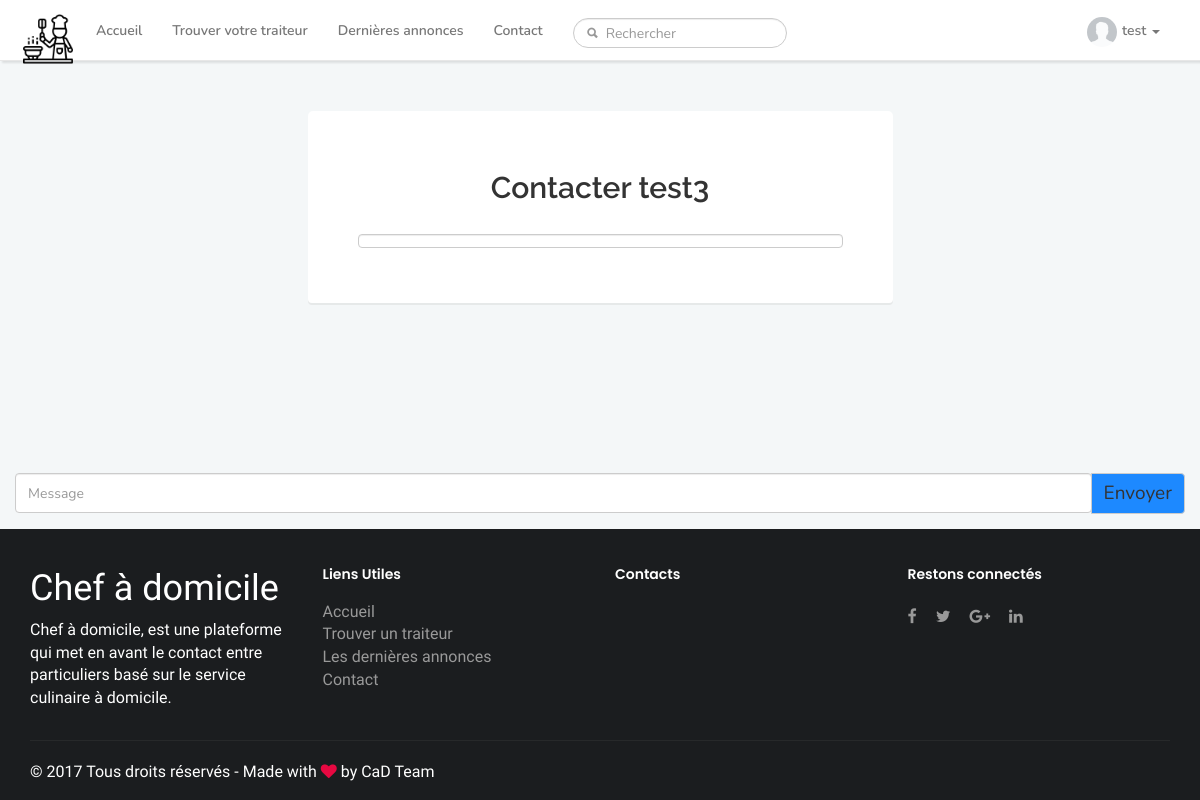
The page /chat.php?user1=3&user2=1&offre=6 (signed in) on the database its author committed.
### tables this page shows
CREATE TABLE IF NOT EXISTS `users` (
  `id` int(11) NOT NULL AUTO_INCREMENT,
  `firstname` varchar(255) NOT NULL,
  `lastname` varchar(255) NOT NULL,
  `username` varchar(255) NOT NULL,
  `bio` varchar(255) DEFAULT NULL,
  `birthday` date DEFAULT NULL,
  `email` varchar(255) NOT NULL,
  `password` varchar(255) NOT NULL,
  `profile_picture` text NOT NULL,
  `level` int(1) DEFAULT NULL,
  `creation_date` datetime NOT NULL,
  `last_connection` datetime DEFAULT NULL,
  PRIMARY KEY (`id`)
);

### chat.php (the view, shortened to what this page needs)
<?php
require_once("includes/init.php");
include_once("includes/header.php");
if (isset($_SESSION) && isset($_SESSION['connected'])) :
    $req = $dbh->query("SELECT * FROM users WHERE id = '".$_GET['user1']."'");
    $data = $req->fetchAll();
    ?>
    <form role="form" action="chat_post.php?user1=<?php echo $_GET['user1']; ?>&user2=<?php echo $_SESSION['id']; ?>&offre=<?php echo $_GET['offre'] ?>"
          method="POST">
        <div class="container standard2 pgContact">
            <div class="row">
                <div class="col-sm-6 col-sm-offset-3 form-custom">
                    <h2 class="img-header">
                        <div class="content">
                            Contacter <?php echo $data[0]["username"] ?>
                        </div>
                    </h2>
                    <div class="form-group">
                        <p id="message" class="form-control none" >
                        </p>
                    </div>
                </div>
            </div>
        </div>
        <div class="row" style="margin-left: 0; !important; margin-right: 0; !important;">
            <div class="col-lg-12">
                <div class="input-group submit-button">
                    <?php
                    if($_GET['user1'] == $_GET['user2']) {
                        ?>
                        <div class="col-lg-2" style="padding-left: 0; !important;">
                            <div class="input-group">
                                <span class="input-group-addon" id="basic-addon1">A</span>
                                <input type="text" name="choose" id="choose" class="form-control" style="float: left; display: inline-block" required>
                            </div>
                        </div>
                        <div class="col-lg-10" style="padding-left: 0; !important; padding-right: 0; !important;">
                            <div class="input-group">
                                <input type="text" name="message" id="message" class="form-control" placeholder="Message" style="display: inline-block" required>
                                <span class="input-group-btn"><input class="btn btn-default" type="submit" value="Envoyer" style="font-size: 19px; background-color: #1d89ff; display: inline-block"></span>
                            </div>
                        </div>
                    <?php } else{?>
                        <input type="text" name="message" id="message" class="form-control" placeholder="Message"
                               required>
                        <span class="input-group-btn"><input class="btn btn-default" type="submit" value="Envoyer" style="font-size: 19px; background-color: #1d89ff"></span>
                    <?php }?>
                </div>
            </div>
        </div>
    </form>
<?php
endif;
include_once("includes/footer.php"); ?>

### includes/header.php (shortened to what this page needs)
<!DOCTYPE html>
<html lang="en">
<head>
    <link rel="stylesheet" href="https://maxcdn.bootstrapcdn.com/font-awesome/4.7.0/css/font-awesome.min.css">
    <link rel="stylesheet" href="https://maxcdn.bootstrapcdn.com/bootstrap/3.3.7/css/bootstrap.min.css">
    <link rel="stylesheet" href="assets/css/main.css">
    <link rel="stylesheet" href="assets/font_icons/icon_sets.css">
    <link rel="stylesheet" href="jVectorMap/jquery-jvectormap-2.0.3.css" type="text/css" media="screen"/>
</head>
<body class="colored">
<main class="main">
    <nav class="navbar navbar-default navbar-custom navbar-static-top">
        <div class="container">
            <a class="navbar-brand" href="index.php"><img src="assets/icons/people.png" style="width: 50px;"></a>
            <div id="navbar" class="navbar-collapse collapse">
                <ul class="nav navbar-nav">
                    <li><a href="index.php">Accueil</a></li>
                    <li><a href="carte.php">Trouver votre traiteur</a></li>
                    <li><a href="latest_posts.php">Dernières annonces</a></li>
                    <li><a href="contact.php">Contact</a></li>
                    <li class="search-nav">
                        <div class="navbar-form navbar-left" role="search">
                            <div class="input-group">
                                <input id="search-input" type="text" class="form-control search-form" name="search-input" placeholder="Rechercher">
                            </div>
                        </div>
                    </li>
                </ul>
                <?php
                if (isset($_SESSION) && isset($_SESSION['connected'])) :
                    $req = $dbh->query("select * FROM users WHERE id = '".$_SESSION["id"]."'");
                    $data = $req->fetch();
                    $user_image = $data['profile_picture'];
                    ?>
                    <ul class="nav navbar-nav navbar-right">
                        <li class="dropdown">
                            <a href="#" class="dropdown-toggle" data-toggle="dropdown" role="button" aria-haspopup="true" aria-expanded="false"><img src="<?= $user_image;?>" class="avatar-icon img-circle"><?=$data['username'];?>
                                <span class="caret"></span></a>
                        </li>
                    </ul>
                <?php endif;?>
            </div>
        </div>
    </nav>

### assets/css/main.css (style rules this page uses)
body { font-family: 'Nunito', sans-serif; }
body.colored { background: #f4f7f8; }
main.main { font-size: 14px; }
.navbar-custom { background: #fff; box-shadow: 2px 2px 2px rgba(0,0,0,0.1); }
.navbar-brand { padding: 8px; }
h2.img-header { font-family: 'Raleway', sans-serif; font-size: 30px; font-weight: 600; text-align: center; margin-bottom: 40px; }
.nav.navbar-nav.navbar-right li { padding-right: 10px; }
.submit-button { margin-bottom: 15px; margin-top: 20px; }
.avatar-icon { height: 30px; width: 30px; margin-bottom: -10px; margin-top: -10px; margin-right: 5px; }
.navbar { margin-bottom: 0px; padding-top: 6px; }
.form-control.search-form { height: 30px !important; padding: 6px 12px; border-radius: 4px !important; font-size: 14px !important; }
.form-control.none { height: auto !important; }
.form-control { height: 40px !important; padding: 6px 12px; border-radius: 4px !important; font-size: 14px !important; }
nav a { font-weight: 600; }
.navbar-form .form-group, .navbar-form .input-group { padding: 4px 0; }
.navbar-collapse { overflow: hidden; }
.container.standard2 { margin-top: 50px; margin-bottom: 150px; }
.container.pgContact h2.img-header { margin-bottom: 30px; }
.form-custom { background: #fff; padding: 40px 50px; box-shadow: 0 2px 0 rgba(0,0,0,0.06); border-radius: 5px 5px 4px 4px; }
input.form-control.search-form { border-radius: 50px !important; }
.form-group, .input-group { margin-bottom: 15px; width: 100%; }
.search-nav .navbar-form.navbar-left .input-group { margin-bottom: 0; width: 100%; }
.search-nav .navbar-form.navbar-left input.form-control { padding: 0 10px 0 32px; }

### rows shown on the page
users: profile_picture (placeholder picture), username "test"
users: username "test3"
